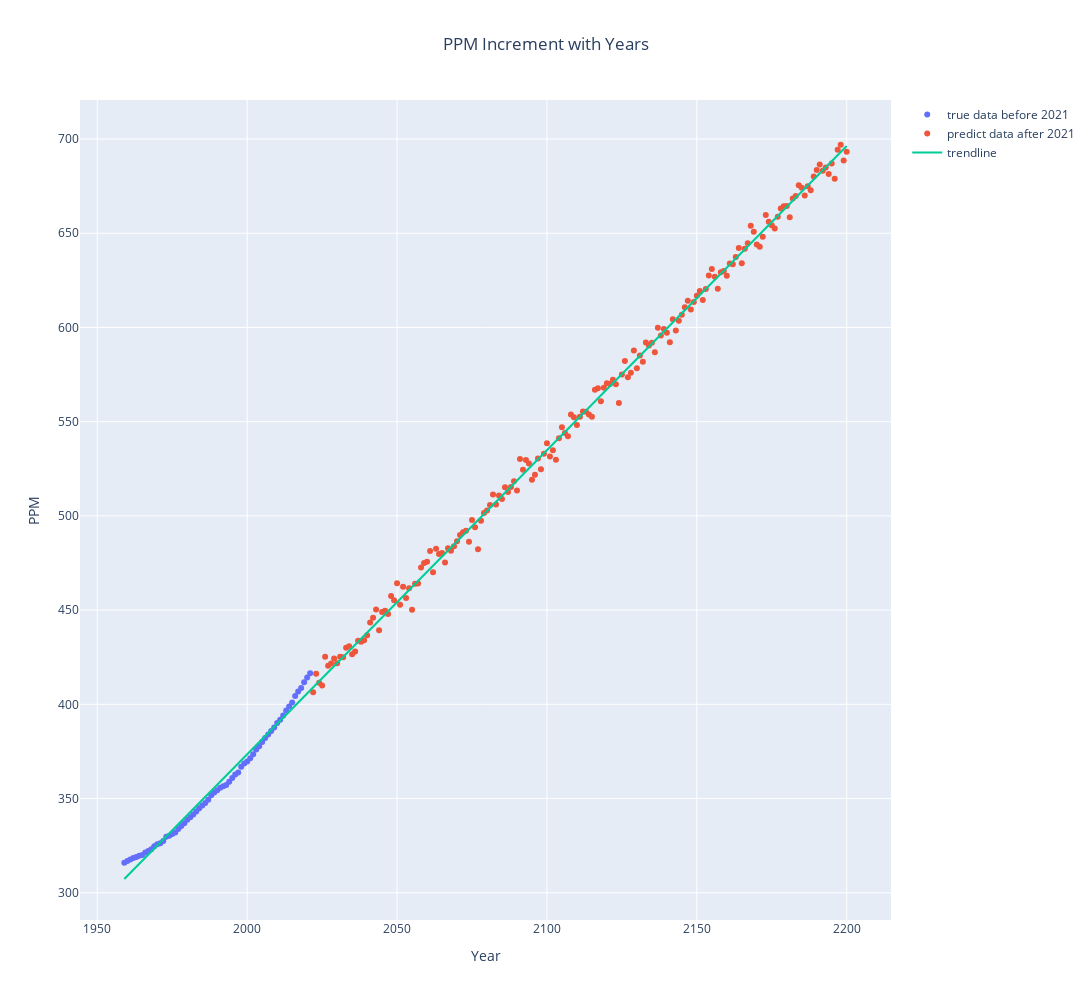

The cell this chart's notebook holds for it:
### Code cell
fig.show()

### Figure 1 — Plotly figure (JSON) as saved in the notebook; plotly's stock layout.template omitted (floating-point values rounded to 4 significant figures; data arrays with more than 128 entries replaced by an {"elided": "..."} marker saying what was removed)
{"data": [{"mode": "markers", "name": "true data before 2021", "type": "scatter", "x": [1959, 1960, 1961, 1962, 1963, 1964, 1965, 1966, 1967, 1968, 1969, 1970, 1971, 1972, 1973, 1974, 1975, 1976, 1977, 1978, 1979, 1980, 1981, 1982, 1983, 1984, 1985, 1986, 1987, 1988, 1989, 1990, 1991, 1992, 1993, 1994, 1995, 1996, 1997, 1998, 1999, 2000, 2001, 2002, 2003, 2004, 2005, 2006, 2007, 2008, 2009, 2010, 2011, 2012, 2013, 2014, 2015, 2016, 2017, 2018, 2019, 2020, 2021], "y": [316.0, 316.9, 317.6, 318.4, 319.0, 319.6, 320.0, 321.4, 322.2, 323.1, 324.6, 325.7, 326.3, 327.5, 329.7, 330.2, 331.1, 332.0, 333.8, 335.4, 336.8, 338.8, 340.1, 341.5, 343.1, 344.9, 346.4, 347.6, 349.3, 351.7, 353.2, 354.4, 355.7, 356.5, 357.2, 359.0, 361.0, 362.7, 363.9, 366.8, 368.5, 369.7, 371.3, 373.4, 376.0, 377.7, 380.0, 382.1, 384.0, 385.8, 387.6, 390.1, 391.9, 394.1, 396.7, 398.8, 401.0, 404.4, 406.8, 408.7, 411.7, 414.2, 416.4]}, {"mode": "markers", "name": "predict data after 2021", "type": "scatter", "x": {"elided": "179 int values"}, "y": {"elided": "179 float values"}}, {"name": "trendline", "type": "scatter", "x": {"elided": "242 int values"}, "y": {"elided": "242 float values"}}], "layout": {"height": 1000, "title": {"text": "PPM Increment with Years", "x": 0.5}, "width": 2000, "xaxis": {"title": {"text": "Year"}}, "yaxis": {"title": {"text": "PPM"}}}}
